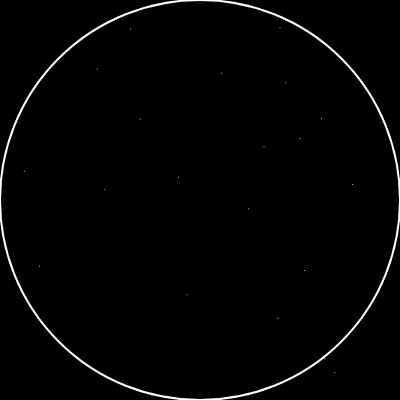
Frame 1 (no input)
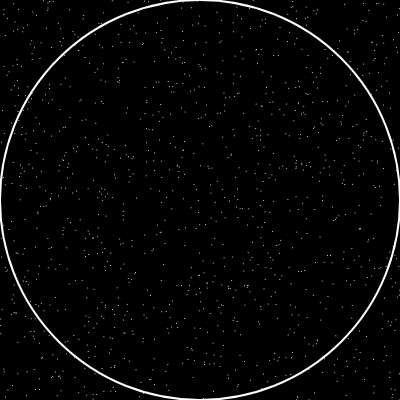
Frame 60 (no input)
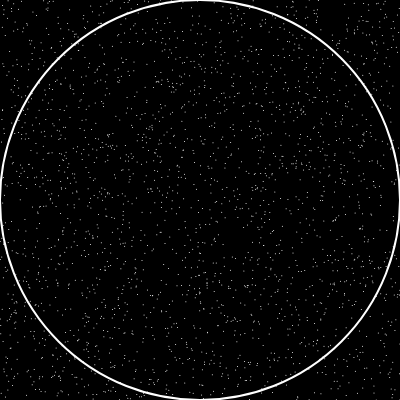
Frame 120 (the mouse pressed at the canvas centre since frame 60)

The p5.js sketch that drew these frames (run headless with seeded random() and noise() and a simulated clock; from frame 60 on, the mouse is pressed at the canvas centre):

// p5.js sketch
// ── sketch.js
var points = [];
var numInside = 0;
var approximatedPI = 0;

function setup(){
  createCanvas(400, 400);
  background(0);
  push();
  stroke(255);
  noFill();
  strokeWeight(2);
  circle(width/2, height/2, width);
  pop();
}

function draw(){
  for(var i=0;i<20;i++){
    var newpoint = createVector(random(width), random(height));
    points.push(newpoint);
    if(inCircle(newpoint)){
      numInside++;
    }
    stroke(255);
    point(newpoint.x, newpoint.y);
  }
  approximatedPI = 4*numInside/points.length;
  console.log(approximatedPI);
}

function inCircle(point){
  return dist(point.x, point.y, width/2, height/2)<=width/2;
}
